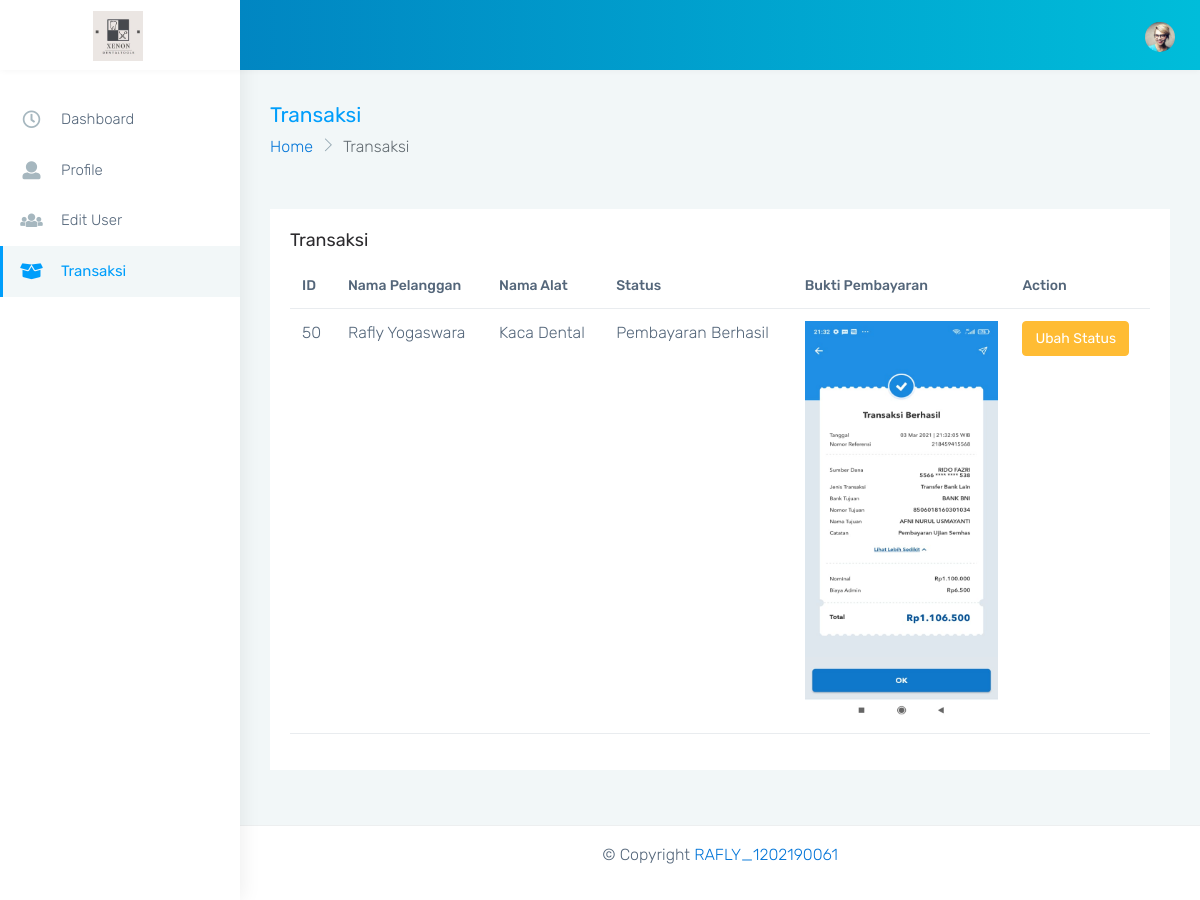
The app's page /dashboard/admin/transaksi.php (signed in) with its own data.
### tables this page shows
CREATE TABLE `bookings` (
  `id` bigint(20) NOT NULL,
  `user_id` bigint(20) NOT NULL,
  `NamaUser` varchar(255) NOT NULL,
  `namaAlat` varchar(255) NOT NULL,
  `description` varchar(255) NOT NULL,
  `harga` int(11) NOT NULL,
  `tanggal` date NOT NULL,
  `status` varchar(255) NOT NULL,
  `bukti_pembayaran` varchar(255) DEFAULT NULL
);

### dashboard/admin/transaksi.php (the view, shortened to what this page needs)
<?php
  require('config.php');
  $query = "SELECT * FROM bookings";
  $connect = mysqli_query($koneksi,$query);
?>
<!DOCTYPE html>
<html dir="ltr" lang="en">
  <head>
    <link href="../assets/plugins/chartist/dist/chartist.min.css" rel="stylesheet" />
    <link href="css/style.min.css" rel="stylesheet" />
  </head>
  <body>
    <div id="main-wrapper" data-layout="vertical" data-navbarbg="skin6" data-sidebartype="full" data-sidebar-position="absolute" data-header-position="absolute" data-boxed-layout="full">
      <header class="topbar" data-navbarbg="skin6">
        <nav class="navbar top-navbar navbar-expand-md navbar-dark">
          <div class="navbar-header" data-logobg="skin6">
            <a class="navbar-brand justify-content-center" href="index.php">
              <b class="logo-icon">
                <img src="../assets/images/icon.jpg" width="50" alt="homepage" class="dark-logo" />
              </b>
            </a>
          </div>
          <div class="navbar-collapse collapse" id="navbarSupportedContent" data-navbarbg="skin5">
            <ul class="navbar-nav">
              <li class="nav-item dropdown">
                <a class="nav-link dropdown-toggle waves-effect waves-dark" href="#" id="navbarDropdown" role="button" data-bs-toggle="dropdown" aria-expanded="false">
                  <img src="../assets/images/users/1.jpg" alt="user" class="profile-pic" /><?=$tampilcheck['username']?>
                </a>
              </li>
            </ul>
          </div>
        </nav>
      </header>
      <aside class="left-sidebar" data-sidebarbg="skin6">
        <div class="scroll-sidebar">
          <nav class="sidebar-nav">
            <ul id="sidebarnav">
              <li class="sidebar-item">
                <a class="sidebar-link waves-effect waves-dark sidebar-link" href="index.php" aria-expanded="false"><i class="me-3 far fa-clock fa-fw" aria-hidden="true"></i><span class="hide-menu">Dashboard</span></a>
              </li>
              <li class="sidebar-item">
                <a class="sidebar-link waves-effect waves-dark sidebar-link" href="profile.php?admin=<?=$_SESSION['id']?>" aria-expanded="false"> <i class="me-3 fa fa-user" aria-hidden="true"></i><span class="hide-menu">Profile</span></a>
              </li>
              <li class="sidebar-item">
                <a class="sidebar-link waves-effect waves-dark sidebar-link" href="user.php" aria-expanded="false"> <i class="me-3 fa fa-users" aria-hidden="true"></i><span class="hide-menu">Edit User</span></a>
              </li>
              <li class="sidebar-item">
                <a class="sidebar-link waves-effect waves-dark sidebar-link" href="transaksi.php" aria-expanded="false"> <i class="me-3 fa fa-box-open" aria-hidden="true"></i><span class="hide-menu">Transaksi</span></a>
              </li>
            </ul>
          </nav>
        </div>
      </aside>
      <div class="page-wrapper">
        <div class="page-breadcrumb">
          <div class="row align-items-center">
            <div class="col-md-6 col-8 align-self-center">
              <h3 class="page-title mb-0 p-0">Transaksi</h3>
              <div class="d-flex align-items-center">
                <nav aria-label="breadcrumb">
                  <ol class="breadcrumb">
                    <li class="breadcrumb-item"><a href="#">Home</a></li>
                    <li class="breadcrumb-item active" aria-current="page">Transaksi</li>
                  </ol>
                </nav>
              </div>
            </div>
          </div>
        </div>
            <div class="container-fluid">
                <div class="row">
                    <div class="col-sm-12">
                        <div class="card">
                            <div class="card-body">
                              <h4 class="card-title">Transaksi</h4>
                              <div class="table-responsive">
                              <?php if(mysqli_num_rows($connect) >= 1){?>
                                <table class="table user-table no-wrap">
                                    <thead>
                                        <tr>
                                            <th class="border-top-0">ID</th>
                                            <th class="border-top-0">Nama Pelanggan</th>
                                            <th class="border-top-0">Nama Alat</th>
                                            <th class="border-top-0">Status</th>
                                            <th class="border-top-0">Bukti Pembayaran</th>
                                            <th class="border-top-0">Action</th>
                                        </tr>
                                    </thead>
                                    <tbody>
                                      <?php
                                        while ($tampil = mysqli_fetch_array($connect)){
                                      ?>
                                        <tr>
                                            <td><?=$tampil['id']?></td>
                                            <td><?=$tampil['NamaUser']?></td>
                                            <td><?=$tampil['namaAlat']?></td>
                                            <td>
                                              <?php
                                                if ($tampil['status'] == 'Sudah Bayar'){
                                                    echo 'Pembayaran Berhasil';
                                                }elseif($tampil['bukti_pembayaran'] >= 1){
                                                    echo 'Menunggu Konfirmasi';
                                                }else{
                                                    echo $tampil['status'];
                                                }
                                              ?>
                                            </td>
                                            <td><img src="../gambar/bukti/<?= $tampil['bukti_pembayaran'];?>" class="card-img-top"  style="height: 400px; width:250"></td>
                                            <td>
                                              <a class="btn btn-warning" href="changestatus.php?id=<?=$tampil['id']?>" role="button">Ubah Status</a>
                                            </td>
                                        </tr>
                                      <?php
                                        }
                                      ?>
                                    </tbody>
                                </table>
                              </div>
                              <?php }else{
                                  echo '<h1 class="text-center">THERE IS NO DATA</h1>';
                                }
                              ?>
                            </div>
                        </div>
                    </div>
                </div>
            </div>
        <footer class="footer text-center">
          <p class="text-black">&copy; Copyright <a href="#" class="text-black" data-bs-toggle="modal" data-bs-target="#identitas">RAFLY_1202190061</a></p>
        </footer>
      </div>
    </div>
  </body>
</html>

### records on screen
bookings: id "50", NamaUser "Rafly Yogaswara", namaAlat "Kaca Dental", status "Pembayaran Berhasil", bukti_pembayaran (picture)
